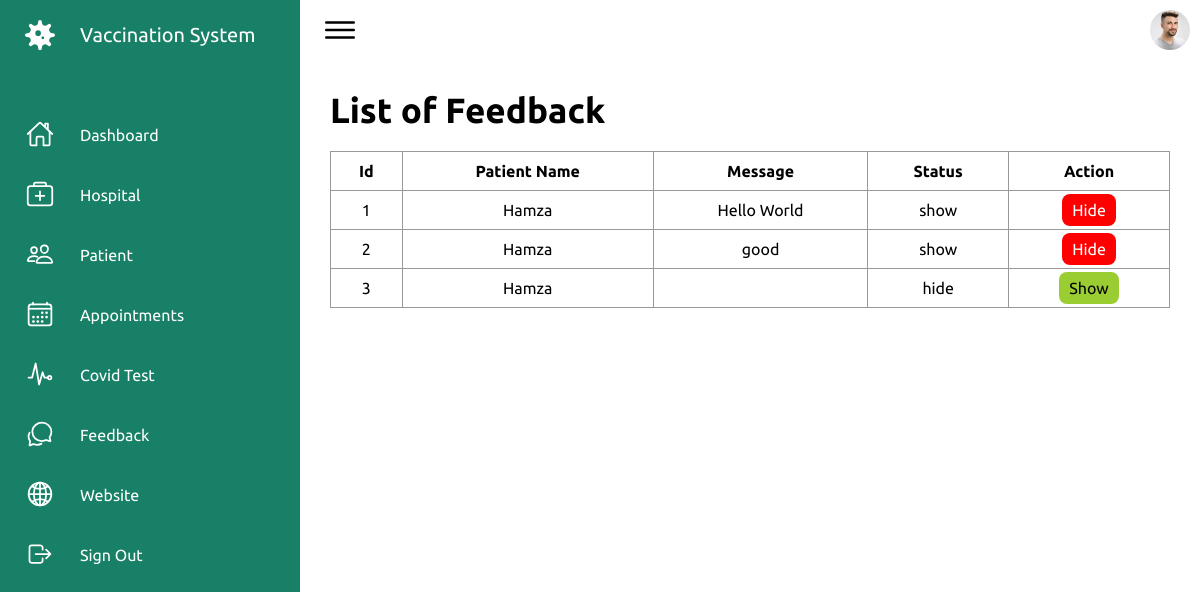
/Admin/feedback.php (signed in), run on the app's committed database.
### tables this page shows
CREATE TABLE `tbl_feedback` (
  `id` int(11) NOT NULL,
  `p_id` int(11) NOT NULL,
  `message` varchar(300) NOT NULL,
  `status` varchar(20) NOT NULL DEFAULT 'hide'
);

CREATE TABLE `tbl_patient` (
  `id` int(11) NOT NULL,
  `name` varchar(50) NOT NULL,
  `contact` varchar(15) NOT NULL,
  `email` varchar(50) NOT NULL,
  `password` varchar(50) NOT NULL,
  `cid` int(11) NOT NULL,
  `address` varchar(150) NOT NULL,
  `gender` varchar(15) NOT NULL,
  `image` varchar(100) NOT NULL,
  `status` varchar(50) NOT NULL DEFAULT 'activate'
);

### Admin/feedback.php (the view, shortened to what this page needs)
<?php
    include("connection.php");
?>
<!DOCTYPE html>
<html lang="en">
<head>
    <link rel="stylesheet" href="assets/css/index.css">
</head>
<body>
    <div class="container">
        <?php
            include("navigation.php");
        ?>
        <div class="main">
            <div class="topbar">
                <div class="toggle">
                    <ion-icon name="menu-outline"></ion-icon>
                </div>
                <div class="user">
                    <a href='profile.php'><img src="assets/imgs/customer01.jpg" alt=""></a>
                </div>
            </div>
            <div class="mainContent">
                <h2 class="title">List of Feedback</h2>
                <table>
                    <thead>
                        <tr>
                            <th>Id</th>
                            <th>Patient Name</th>
                            <th>Message</th>
                            <th>Status</th>
                            <th>Action</th>
                        </tr>
                    </thead>
                    <tbody>
                        <?php
                            $query = "SELECT tbl_feedback.*, tbl_patient.name as 'pname' FROM tbl_feedback INNER JOIN tbl_patient ON tbl_feedback.p_id = tbl_patient.id";
                            $result = mysqli_query($connection,$query);
                            foreach($result as $row)
                            {
                                echo
                                "<tr>
                                    <td>$row[id]</td>
                                    <td>$row[pname]</td>
                                    <td>$row[message]</td>
                                    <td>$row[status]</td>
                                    <td>";
                                    if($row['status']=="hide")
                                    {
                                        echo "<a href='show_feedback.php?id=$row[id]' class='btnactivate'>Show</a>";
                                    }
                                    else
                                    {
                                        echo "<a href='hide_feedback.php?id=$row[id]' class='btndeactivate'>Hide</a>";
                                    }
                            }
                        ?>
                    </tbody>
                </table>
            </div>
        </div>
    </div>
</body>
</html>

### Admin/assets/css/index.css (style rules this page uses)
* { font-family: "Ubuntu", sans-serif; margin: 0; padding: 0; box-sizing: border-box; }
:root { --white: #fff; --gray: #f5f5f5; --black1: #222; --black2: #999; --green:#178066; }
body { min-height: 100vh; overflow-x: hidden; }
.container { position: relative; width: 100%; }
.main { position: absolute; width: calc(100% - 300px); left: 300px; min-height: 100vh; background: var(--white); transition: 0.5s; }
.topbar { width: 100%; height: 60px; display: flex; justify-content: space-between; align-items: center; padding: 0 10px; }
.toggle { position: relative; width: 60px; height: 60px; display: flex; justify-content: center; align-items: center; font-size: 2.5rem; cursor: pointer; }
.user { position: relative; width: 40px; height: 40px; border-radius: 50%; overflow: hidden; cursor: pointer; }
.user img { position: absolute; top: 0; left: 0; width: 100%; height: 100%; object-fit: cover; }

### Admin/feedback.php (style rules this page uses)
.mainContent { padding: 30px; }
.mainContent .title { font-size: 35px; }
.mainContent table { width: 100%; }
.mainContent table,td,th { margin-top: 20px; border: 1px solid #999; text-align: center; border-collapse: collapse; padding: 10px; }
.mainContent table a { padding: 7px 10px; background-color: #178066; text-decoration: none; border-radius: 8px; color: #fff; }
.mainContent .btndeactivate { background-color: red; }
.mainContent .btnactivate { background-color: yellowgreen; color: #000; }

### data on the page
tbl_feedback: id "1", tbl_patient.name "Hamza", message "Hello World", status "show"
tbl_feedback: id "2", tbl_patient.name "Hamza", message "good", status "show"
tbl_feedback: id "3", tbl_patient.name "Hamza", status "hide"
